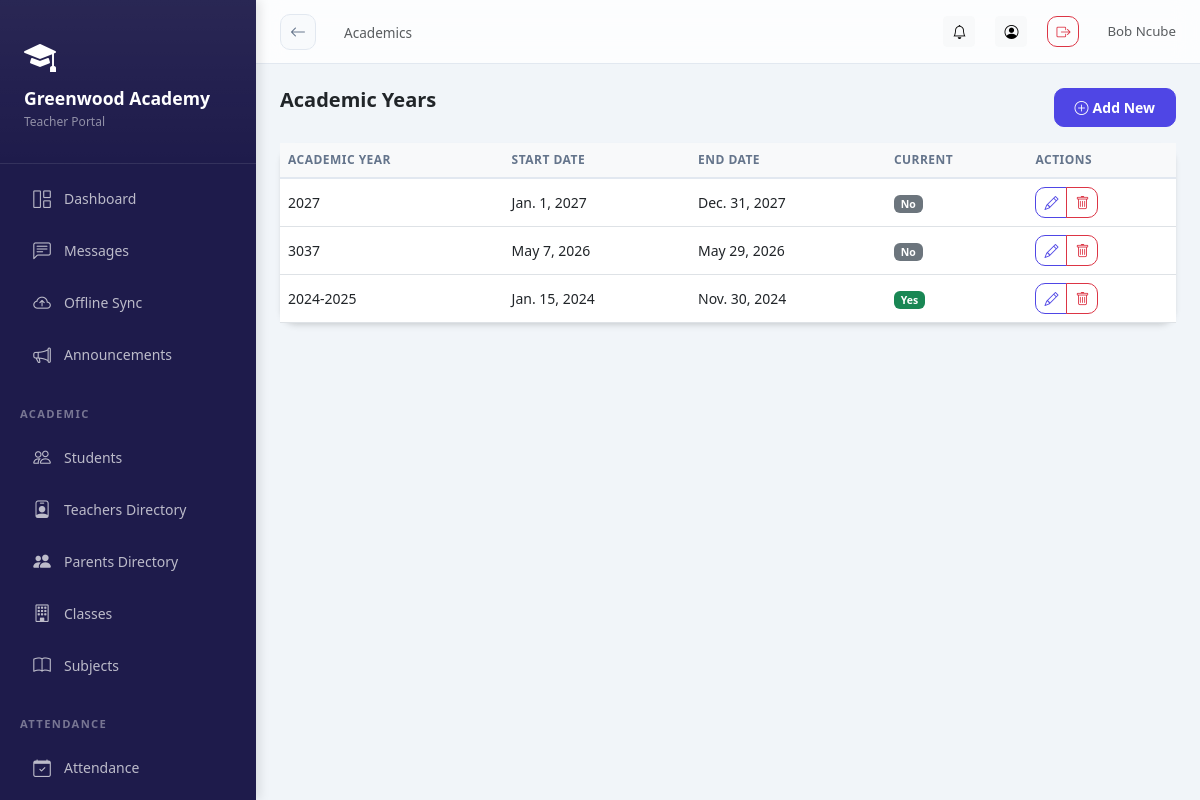
The page /academics/years/ (signed in) on the database its author committed.
### schools/models.py (models this page shows, shortened)
class School(models.Model):
    STATUS_CHOICES = [
        ('pending', 'Pending Approval'),
        ('active', 'Active'),
        ('suspended', 'Suspended'),
        ('rejected', 'Rejected'),
    ]
    name = models.CharField(max_length=200)
    subdomain = models.CharField(max_length=50, unique=True, db_index=True)
    email = models.EmailField()
    phone = models.CharField(max_length=20, blank=True)
    address = models.TextField(blank=True)
    logo = models.ImageField(upload_to='school_logos/', blank=True, null=True)
    theme_color = models.CharField(max_length=7, default='#4F46E5', help_text='Hex color code')
    motto = models.CharField(max_length=200, blank=True)
    status = models.CharField(max_length=20, choices=STATUS_CHOICES, default='pending')
    is_demo = models.BooleanField(default=False)
    created_at = models.DateTimeField(auto_now_add=True)
    updated_at = models.DateTimeField(auto_now=True)
    is_deleted = models.BooleanField(default=False)
    parent_registration_enabled = models.BooleanField(default=True)
    registration_token = models.CharField(max_length=100, unique=True, blank=True, null=True)
    subscription_active = models.BooleanField(default=False)
    subscription_expires = models.DateTimeField(null=True, blank=True)
    class Meta:
        ordering = ['-created_at']

class SchoolUser(SyncBaseModel):
    ROLE_CHOICES = [
        ('headmaster', 'Headmaster'),
        ('admin', 'School Admin'),
        ('teacher', 'Teacher'),
        ('student', 'Student'),
        ('parent', 'Parent'),
    ]
    user = models.ForeignKey(User, on_delete=models.CASCADE, related_name='school_memberships')
    school = models.ForeignKey(School, on_delete=models.CASCADE, related_name='members', db_index=True)
    role = models.CharField(max_length=20, choices=ROLE_CHOICES, db_index=True)
    is_active = models.BooleanField(default=True, db_index=True)
    signature = models.ImageField(upload_to='signatures/', blank=True, null=True)
    class Meta:
        unique_together = ['user', 'school']

### academics/models.py (models this page shows)
class AcademicYear(SyncBaseModel):
    school = models.ForeignKey(School, on_delete=models.CASCADE, related_name='academic_years')
    name = models.CharField(max_length=50)  # e.g., "2024-2025"
    start_date = models.DateField()
    end_date = models.DateField()
    is_current = models.BooleanField(default=False)
    objects = TenantManager()
    all_objects = models.Manager()
    class Meta:
        ordering = ['-start_date']
    def __str__(self):
        return f"{self.name} - {self.school.name}"

### academics/views.py (the view)
# urls.py: path('years/', views.AcademicYearListView.as_view(), name='academic_year_list'),
@method_decorator(login_required, name='dispatch')
class AcademicYearListView(ListView):
    model = AcademicYear
    template_name = 'academics/academic_year_list.html'
    context_object_name = 'academic_years'
    def get_queryset(self):
        return AcademicYear.objects.filter(school=self.request.school)

### core/models.py (called while the page is built)
    def get_queryset(self):
        queryset = super().get_queryset()
        school = get_current_school()
        if school:
            return queryset.filter(school=school)
        return queryset

### schools/context_processors.py (called while the page is built)
def school_context(request):
    school = getattr(request, 'school', None)
    school_role = ''
    if school and request.user.is_authenticated:
        try:
            su = SchoolUser.objects.get(user=request.user, school=school, is_active=True)
            school_role = su.role
        except SchoolUser.DoesNotExist:
            pass
    return {
        'current_school': school,
        'school_role': school_role,
    }

### academics/templates/academics/academic_year_list.html (shortened to what this page needs)
{% extends 'base_dashboard.html' %}
{% block page_title %}Academics{% endblock %}
{% block content %}
<div class="d-flex justify-content-between mb-3">
<h5 class="fw-bold mb-0">{% if 'list' in 'academic_year_list' %}{% if 'year' in 'academic_year_list' %}Academic Years{% elif 'level' in 'academic_year_list' %}Class Levels{% elif 'subject' in 'academic_year_list' %}Subjects{% elif 'section' in 'academic_year_list' %}Class Sections{% elif 'assignment' in 'academic_year_list' %}Teacher Assignments{% endif %}{% endif %}</h5>
{% if 'list' in 'academic_year_list' %}<a href="{% if 'year' in 'academic_year_list' %}{% url 'academics:academic_year_add' %}{% elif 'level' in 'academic_year_list' %}{% url 'academics:class_level_add' %}{% elif 'subject' in 'academic_year_list' %}{% url 'academics:subject_add' %}{% elif 'section' in 'academic_year_list' %}{% url 'academics:class_section_add' %}{% elif 'assignment' in 'academic_year_list' %}{% url 'academics:teacher_assignment_add' %}{% endif %}" class="btn btn-primary btn-sm"><i class="bi bi-plus-circle me-1"></i>Add New</a>{% endif %}
</div>
{% if 'list' in 'academic_year_list' %}
<div class="card"><div class="table-responsive"><table class="table table-hover mb-0">
<thead class="table-light"><tr><th>Academic Year</th><th>Start Date</th><th>End Date</th><th>Current</th><th>Actions</th></tr></thead>
<tbody>
{% for obj in academic_years %}
<tr>
  <td>{{ obj.name }}</td>
  <td>{{ obj.start_date }}</td>
  <td>{{ obj.end_date }}</td>
  <td>
    {% if obj.is_current %}
      <span class="badge bg-success">Yes</span>
    {% else %}
      <span class="badge bg-secondary">No</span>
    {% endif %}
  </td>
  <td>
    <div class="btn-group btn-group-sm">
        <a href="{% url 'academics:academic_year_edit' obj.pk %}" class="btn btn-outline-primary" title="Edit">
          <i class="bi bi-pencil"></i>
        </a>
        <a href="{% url 'academics:academic_year_delete' obj.pk %}" class="btn btn-outline-danger" onclick="return confirm('Delete {{ obj }}?');" title="Delete">
          <i class="bi bi-trash"></i>
        </a>
    </div>
  </td>
</tr>
{% empty %}<tr><td colspan="5" class="text-center py-4 text-muted">No academic years yet.</td></tr>
{% endfor %}
</tbody>
</table></div></div>
{% endif %}
{% endblock %}

### templates/base_dashboard.html (shortened to what this page needs)
<!DOCTYPE html>
<html lang="en">
<head>
<link rel="stylesheet" href="https://cdn.jsdelivr.net/npm/bootstrap@5.3.0/dist/css/bootstrap.min.css">
<link rel="stylesheet" href="https://cdn.jsdelivr.net/npm/bootstrap-icons@1.11.0/font/bootstrap-icons.css">
<link href="https://cdn.jsdelivr.net/npm/tom-select@2.2.2/dist/css/tom-select.bootstrap5.css" rel="stylesheet">
</head>
<body>
<div class="sidebar" id="sidebar">
  <div class="sidebar-brand">
    {% if current_school.logo %}
      <img src="{{ current_school.logo.url }}" alt="{{ current_school.name }}" class="rounded">
  {% else %}
    <i class="bi bi-mortarboard-fill text-white mb-2 d-block" style="font-size: 2rem;"></i>
  {% endif %}
  <h5>{{ current_school.name|default:"AcademiaLink" }}</h5>
  <small>{{ school_role|title }} Portal</small>
  </div>
  <nav class="py-2">
    <a href="{% url 'analytics:dashboard' %}" class="nav-link {% if request.path == '/analytics/dashboard/' %}active{% endif %}">
      <i class="bi bi-grid-1x2"></i> Dashboard
    </a>
    <a href="{% url 'messaging:list' %}" class="nav-link {% if 'messages' in request.path %}active{% endif %}">
      <i class="bi bi-chat-left-text"></i> Messages
    </a>
    <a href="{% url 'offline_sync' %}" class="nav-link {% if request.resolver_match.url_name == 'offline_sync' %}active{% endif %}">
      <i class="bi bi-cloud-arrow-up"></i>
      <span>Offline Sync</span>
    </a>
    <a href="{% url 'notifications:announcements' %}" class="nav-link {% if 'announcements' in request.path %}active{% endif %}">
      <i class="bi bi-megaphone"></i> Announcements
    </a>
    {% if school_role in 'headmaster,teacher' %}
    <div class="nav-section">Academic</div>
    <a href="{% url 'academics:student_list' %}" class="nav-link {% if 'students' in request.path %}active{% endif %}">
      <i class="bi bi-people"></i> Students
    </a>
    {% if school_role in 'headmaster,teacher,admin' %}
    <a href="{% url 'academics:teacher_list' %}" class="nav-link {% if 'teachers' in request.path %}active{% endif %}">
      <i class="bi bi-person-badge"></i> Teachers Directory
    </a>
    <a href="{% url 'academics:parent_list' %}" class="nav-link {% if 'parents' in request.path %}active{% endif %}">
      <i class="bi bi-people-fill"></i> Parents Directory
    </a>
    {% endif %}
    <a href="{% url 'academics:class_section_list' %}" class="nav-link {% if 'sections' in request.path %}active{% endif %}">
      <i class="bi bi-building"></i> Classes
    </a>
    <a href="{% url 'academics:subject_list' %}" class="nav-link {% if 'subjects' in request.path %}active{% endif %}">
      <i class="bi bi-book"></i> Subjects
    </a>
    <div class="nav-section">Attendance</div>
    <a href="{% url 'attendance:home' %}" class="nav-link {% if 'attendance' in request.path %}active{% endif %}">
      <i class="bi bi-calendar-check"></i> Attendance
    </a>
    <div class="nav-section">Results</div>
    {% endif %}
  </nav>
</div>
<div class="main-content">
  <div class="topbar">
    <div class="topbar-left">
      <a href="javascript:history.back()" class="btn-back d-none d-md-flex" id="global-back-btn" title="Go Back">
        <i class="bi bi-arrow-left"></i>
      </a>
      <nav aria-label="breadcrumb" class="d-none d-md-block">
        <span class="text-muted" style="font-size:.85rem;">{% block page_title %}{% endblock %}</span>
      </nav>
    </div>
    <div class="topbar-right">
        <a href="{% url 'notifications:list' %}" class="btn btn-sm btn-light position-relative" title="Notifications">
        <i class="bi bi-bell"></i>
      </a>
      <a href="{% url 'accounts:profile' %}" class="btn btn-sm btn-light" title="Profile">
        <i class="bi bi-person-circle"></i>
      </a>
      <a href="{% url 'accounts:logout' %}" class="btn btn-sm btn-outline-danger" title="Logout">
        <i class="bi bi-box-arrow-right"></i>
      </a>
      <span class="text-muted d-none d-md-inline-block ms-2" style="font-size:.83rem;">
        {{ user.get_full_name|default:user.username }}
      </span>
    </div>
  </div>
  <div class="page-content">
    {% block content %}{% endblock %}
  </div>
</div>
</body>
</html>

### rows shown on the page
School: name "Greenwood Academy"
SchoolUser: role "Teacher"
AcademicYear: name "2027", start_date "Jan. 1, 2027", end_date "Dec. 31, 2027", is_current "No"
AcademicYear: name "3037", start_date "May 7, 2026", end_date "May 29, 2026", is_current "No"
AcademicYear: name "2024-2025", start_date "Jan. 15, 2024", end_date "Nov. 30, 2024", is_current "Yes"

### other values the page prints
{{ user.get_full_name|default:user.username }} "Bob Ncube"
